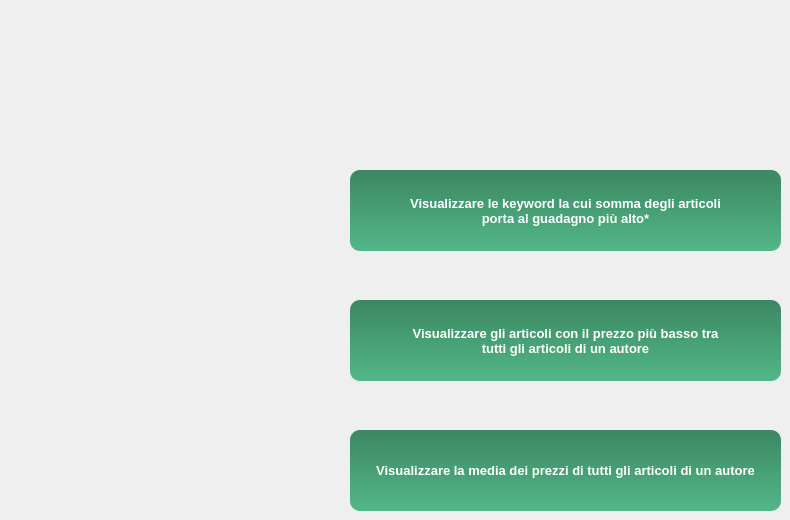
    <widget class="QWidget" name="paginaSezioneC">
     <widget class="QPushButton" name="bottVaiAkeywordAlto">
      <property name="geometry">
       <rect>
        <x>350</x>
        <y>170</y>
        <width>431</width>
        <height>81</height>
       </rect>
      </property>
      <property name="font">
       <font>
        <family>Tahoma</family>
        <pointsize>10</pointsize>
        <weight>75</weight>
        <bold>true</bold>
       </font>
      </property>
      <property name="styleSheet">
       <string notr="true">QPushButton{
	background-color: qlineargradient(spread:pad, x1:1, y1:0, x2:1, y2:1, stop:0 rgba(60, 135, 99, 255), stop:1 rgba(82, 183, 136, 255));
	color: rgb(255, 255, 255);
	border-radius: 10px;
}

QPushButton:hover{
	background-color: rgb(60, 134, 99);
}
QPushButton:pressed {
	background-color: rgb(43, 97, 72);
}
</string>
      </property>
      <property name="text">
       <string>Visualizzare le keyword la cui somma degli articoli 
porta al guadagno più alto*</string>
      </property>
     </widget>
     <widget class="QPushButton" name="bottVaiAselezionaAutore">
      <property name="geometry">
       <rect>
        <x>350</x>
        <y>300</y>
        <width>431</width>
        <height>81</height>
       </rect>
      </property>
      <property name="font">
       <font>
        <family>Tahoma</family>
        <pointsize>10</pointsize>
        <weight>75</weight>
        <bold>true</bold>
       </font>
      </property>
      <property name="styleSheet">
       <string notr="true">QPushButton{
	background-color: qlineargradient(spread:pad, x1:1, y1:0, x2:1, y2:1, stop:0 rgba(60, 135, 99, 255), stop:1 rgba(82, 183, 136, 255));
	color: rgb(255, 255, 255);
	border-radius: 10px;
}

QPushButton:hover{
	background-color: rgb(60, 134, 99);
}
QPushButton:pressed {
	background-color: rgb(43, 97, 72);
}
</string>
      </property>
      <property name="text">
       <string>Visualizzare gli articoli con il prezzo più basso tra 
tutti gli articoli di un autore</string>
      </property>
     </widget>
     <widget class="QPushButton" name="bottVaiAselezionaAutore_2">
      <property name="geometry">
       <rect>
        <x>350</x>
        <y>430</y>
        <width>431</width>
        <height>81</height>
       </rect>
      </property>
      <property name="font">
       <font>
        <family>Tahoma</family>
        <pointsize>10</pointsize>
        <weight>75</weight>
        <bold>true</bold>
       </font>
      </property>
      <property name="styleSheet">
       <string notr="true">QPushButton{
	background-color: qlineargradient(spread:pad, x1:1, y1:0, x2:1, y2:1, stop:0 rgba(60, 135, 99, 255), stop:1 rgba(82, 183, 136, 255));
	color: rgb(255, 255, 255);
	border-radius: 10px;
}

QPushButton:hover{
	background-color: rgb(60, 134, 99);
}
QPushButton:pressed {
	background-color: rgb(43, 97, 72);
}
</string>
      </property>
      <property name="text">
       <string>Visualizzare la media dei prezzi di tutti gli articoli di un autore</string>
      </property>
     </widget>
    </widget>
